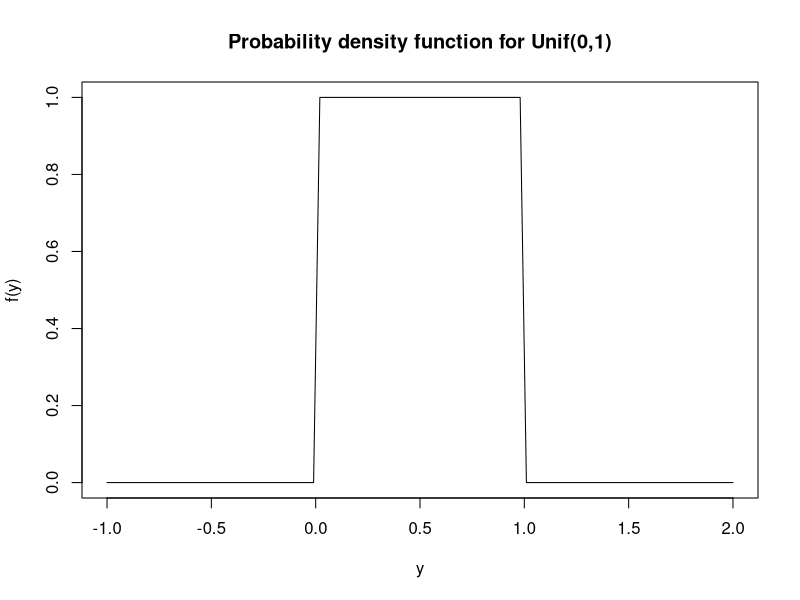
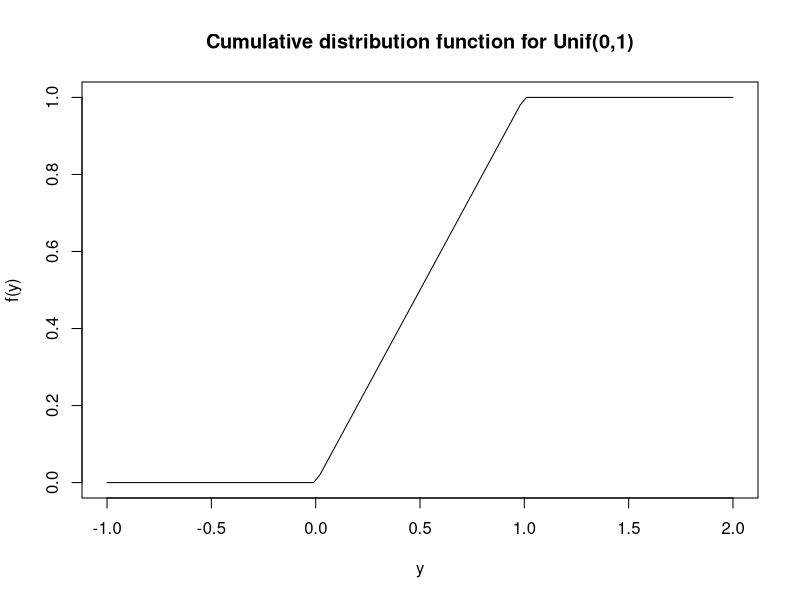

Source code (R) for these figures, in order:
## ---- chunk 1
a <- 0
b <- 1
curve(dunif(x, min = a, max = b), from = -1, to = 2,
      xlab='y', ylab='f(y)', main='Probability density function for Unif(0,1)')
## ---- chunk 2
a <- 0
b <- 1
curve(punif(x, min = a, max = b), from = -1, to = 2,
      xlab='y', ylab='f(y)', main='Cumulative distribution function for Unif(0,1)')
